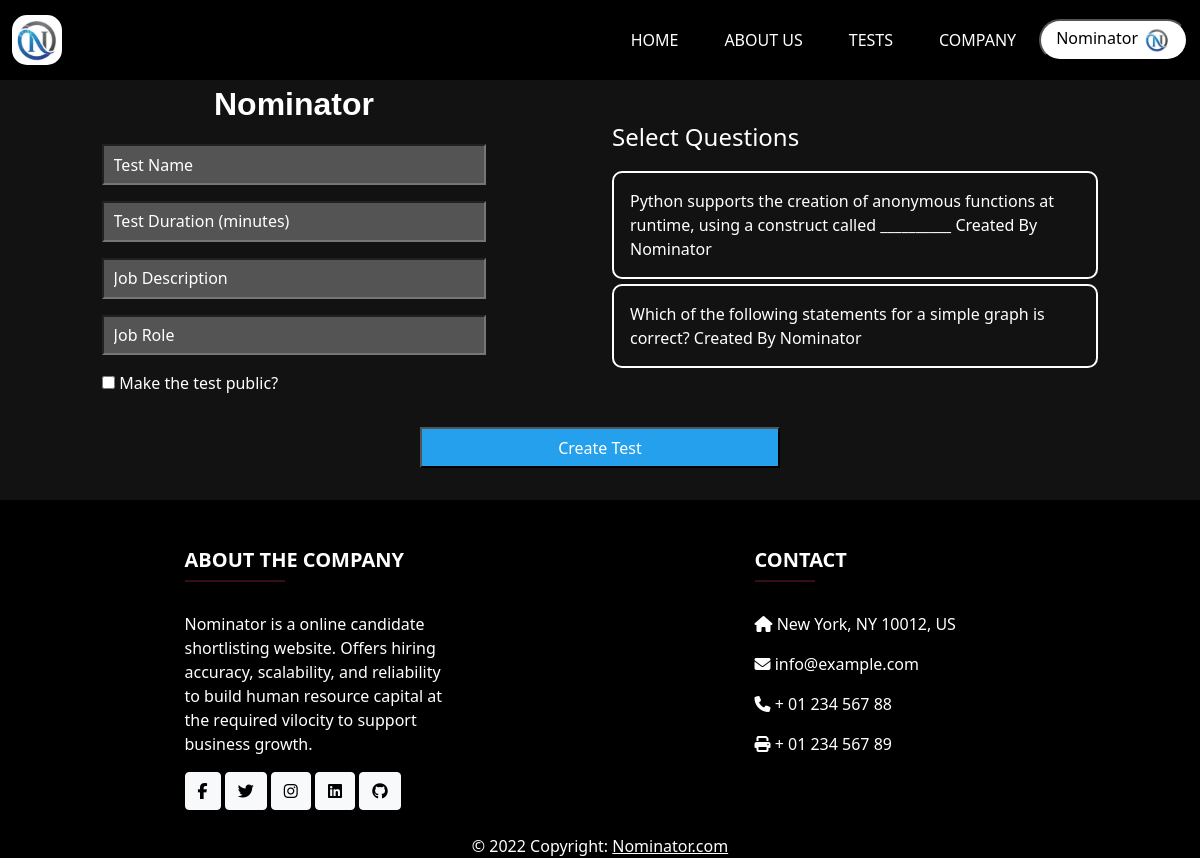
Page /create-test/1 (signed in) on the earlier database version.
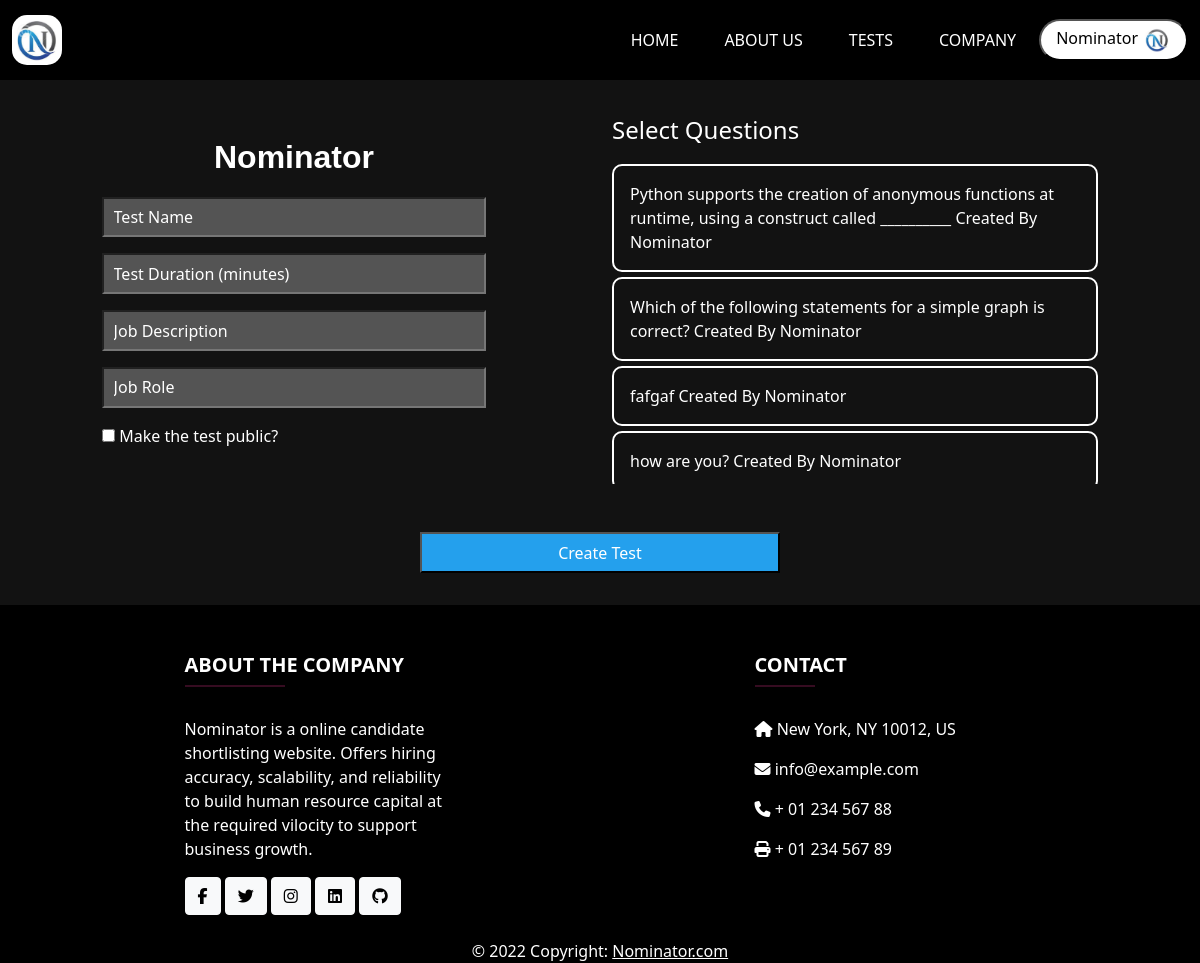
Same page on the later database version.
### models.py (models this page shows, shortened)
class Company(db.Model, UserMixin):
    username = db.Column(db.String(100), primary_key=True)
    email = db.Column(db.String(100), unique=True, nullable=False)
    password = db.Column(db.String(100), unique=True, nullable=False)
    company_name = db.Column(db.String(100), unique=True, nullable=False)
    website = db.Column(db.String(100), unique=True, nullable=False)
    desc = db.Column(db.String(10000), nullable=False)
    founder = db.Column(db.String(100), nullable=False)
    founded_on = db.Column(db.DateTime, nullable=False)
    company_logo = db.Column(db.String(200) , nullable = False)
    questions = db.relationship('TechnicalQuestion', backref='company', lazy=True)
    tests = db.relationship('TechnicalTest' , backref='company', lazy=True)

class TechnicalQuestion(db.Model):
    id = db.Column(db.Integer, primary_key=True)
    question = db.Column(db.String(2000), nullable=False)
    category = db.Column(db.String(500), nullable=False)
    owner_company = db.Column(db.String(100), db.ForeignKey("company.username"))
    difficulty = db.Column(db.Enum(Difficulty))
    option1 = db.Column(db.String(2000), nullable=False)
    option2 = db.Column(db.String(2000), nullable=False)
    option3 = db.Column(db.String(2000), nullable=False)
    correctoption = db.Column(db.String(2000), nullable=False)
    is_public = db.Column(db.Boolean, nullable=False)

### views.py (the view, shortened to what this page needs)
@app.route('/create-test/<test_id>', defaults = {'test_id': None} , methods=['GET', 'POST'])
@login_required
def create_test(test_id):
    if not test_id:
        company = Company.query.filter_by(username=current_user.username).first()
        public_question = TechnicalQuestion.query.filter_by(is_public=True , owner_company=current_user.username).all()
    return render_template ('createtest.html',company=company, public_question=public_question)

### app.py (called while the page is built)
@login_manager.user_loader
def load_user(username):
    user = Company.query.filter_by(username=username).first()
    if not user:
        user = Candidate.query.filter_by(username=username).first()
    return user

### templates/createtest.html (shortened to what this page needs)
{% extends 'base.html' %}
{% block css %}
<link rel="stylesheet" href="{{url_for('static', filename='css/createTest.css')}}">
{% endblock %}
{% block body %}
<div>
  <form class="create-test-form" method="POST" enctype="multipart/form-data">
    <div class="row create-test-row">
      <div class="col-lg-4 col-md-5 col-sm-10 col-10 create-test">
        <div class="txt-wel">{{company.username}} </div>
        <input type="text" class="input is-large" name="Testname" placeholder="Test Name" autofocus="" required>
        <input type="number" class="input is-large" name="duration" placeholder="Test Duration (minutes)" autofocus="" required>
        <input type="text" class="input is-large" name="job_description" placeholder="Job Description" autofocus="" required>
        <input type="text" class="input is-large" name="job_role" placeholder="Job Role" autofocus="" required>
        <div style="width: 100%;">
          <input type="checkbox" name="ispublic"> Make the test public?
        </div>
      </div>
      <div class="col-lg-5 col-md-6 col-sm-10 col-10 question-list">
        <div class="text-select">Select Questions</div>
        <ul class="ul-question">
          {% for publicquestion in public_question %}
            <li  class="d-flex checkbox-question-add">
              <label class="select-question" for="{{publicquestion.id}}">{{publicquestion.question}} Created By {{ publicquestion.owner_company}}</label>
            </li>
          {% endfor %}
        </ul>
      </div>
    </div>
    <button type="submit" class="create-test-btn">Create Test</button>
  </form>
</div>
{% endblock %}

### templates/base.html (shortened to what this page needs)
<!DOCTYPE html>
<html lang="en">
{% block css %}{% endblock %}
<head>
  <link href="https://cdn.jsdelivr.net/npm/bootstrap@5.0.2/dist/css/bootstrap.min.css" rel="stylesheet"
>
  <link rel="stylesheet" href="https://cdn.jsdelivr.net/npm/bootstrap-icons@1.9.1/font/bootstrap-icons.css">
  <link rel="stylesheet" type="text/css"
    href="https://cdnjs.cloudflare.com/ajax/libs/font-awesome/6.1.1/css/all.min.css">
</head>
<body class="d-flex flex-column min-vh-100">
  {% include 'navbar.html' %}
  {% block body %}{% endblock %}
  <div class="mt-auto">
    <footer class="text-center text-lg-start text-white" style="background-color: black">
      <section>
        <div class="container text-center text-md-start mt-5">
          <div class="row mt-3">
            <div class="col-md-6 col-lg-4 col-xl-3 mx-auto mb-4 col-sm-9">
              <h5 class="text-uppercase fw-bold">ABOUT THE COMPANY</h5>
              <hr class="mb-4 mt-0 d-inline-block mx-auto"
                style="width: 100px; background-color: #d63384; height: 2px" />
              <p>
                Nominator is a online candidate shortlisting website.
                Offers hiring accuracy, scalability, and reliability to build human resource capital
                at the required vilocity to support business growth.
              </p>
              <a href="#" type="button" class="btn btn-floating btn-light">
                <i class="fab fa-facebook-f"></i>
              </a>
              <a href="#" type="button" class="btn btn-floating btn-light">
                <i class="fab fa-twitter"></i>
              </a>
              <a href="#" type="button" class="btn btn-floating btn-light">
                <i class="fab fa-instagram"></i>
              </a>
              <a href="#" type="button" class="btn btn-floating btn-light">
                <i class="fab fa-linkedin"></i>
              </a>
              <a href="#" type="button" class="btn btn-floating btn-light">
                <i class="fab fa-github"></i>
              </a>
            </div>
            <div class="col-md-4 col-lg-3 col-xl-3 mx-auto mb-md-0 mb-4">
              <h5 class="text-uppercase fw-bold">Contact</h5>
              <hr class="mb-4 mt-0 d-inline-block mx-auto"
                style="width: 60px; background-color: #d63384; height: 2px" />
              <p><i class="fas fa-home mr-3"></i> New York, NY 10012, US</p>
              <p><i class="fas fa-envelope mr-3"></i> info@example.com</p>
              <p><i class="fas fa-phone mr-3"></i> + 01 234 567 88</p>
              <p><i class="fas fa-print mr-3"></i> + 01 234 567 89</p>
            </div>
          </div>
        </div>
      </section>
      <div class="text-center p-0" style="background-color: rgba(0, 0, 0, 0.2)">
        © 2022 Copyright:
        <a class="text-white" href="#">Nominator.com</a>
      </div>
    </footer>
  </div>
</body>
</html>

### templates/navbar.html (shortened to what this page needs)
{% block css %}
    <link rel="stylesheet" href="{{url_for('static', filename='css/navbar.css')}}">
{% endblock %}
<nav class="navbar sticky-top navbar-expand-md navbar-light bg-dark">
    <div class="container-fluid">
        <a href="/" class="navbar-brand">
            <img id="logo" src="{{url_for('static', filename='img/logo.png')}}" width="50" height="50" alt="CoolBrand">
        </a>
        <div class="collapse navbar-collapse" id="navbarCollapse">
            <div class="navbar-nav ms-auto">
                <a href="/" id="clickid1" class="nav-item nav-link">Home</a>
                <a href="/about" id="clickid2" class="nav-item nav-link">About Us</a>
                <a href="/tests" id="clickid3" class="nav-item nav-link">Tests</a>
                <a href="/company" id="clickid4" class="nav-item nav-link">Company</a>
                {% if current_user.is_authenticated %}
                {% if user_class == 'company' %}
                <div class="profile-div">
                    <button class="btn-profile nav-item" onclick="showDropdown()">
                        {{current_user.company_name}}<img src="/uploads/ProfilePic/{{ company_logo }}" class="pro-pic" alt="Profile Picture" >
                    </button>
                </div>
                {% endif %}
                {% endif %}
            </div>
        </div>
    </div>
</nav>

### static/css/createTest.css (style rules this page uses)
.txt-wel { font-size: 2rem; font-family: Arial, Helvetica, sans-serif; font-weight: bold; }
.text-select { font-size: 1.5rem; margin-top: 2rem; }
.create-test-form { display: flex; flex-direction: column; align-items: center; }
.create-test-row { display: flex; align-items: center; justify-content: space-evenly; }
.create-test { display: flex; flex-direction: column; justify-content: space-between; align-items: center; row-gap: 1rem; }
.question-list { display: flex; flex-direction: column; justify-content: center; row-gap: 1rem; }
.input { width: 100%; background-color: #545454; padding: 0.4rem 0.6rem; color: white; }
input::placeholder { color: white; opacity: 1; }
.ul-question { list-style: none; max-height: 40vh; overflow-y: scroll; padding: 0; }
.checkbox-question-add { border: 2px solid white; border-radius: 10px; margin-bottom: 0.3rem; }
.select-question { height: 100%; width: 100%; padding: 1rem; border-radius: 10px; cursor: pointer; }
.create-test-btn { width: 30%; background-color: #24a0ed; color: white; padding: 0.4rem 0; margin: 2rem 0; }

### static/css/navbar.css (style rules this page uses)
body { background-color: #121212; color: white; }
#logo { border-radius: 15px; }
.navbar { background-color: black !important; }
.nav-link { color: white !important; text-transform: uppercase; margin: 0 15px; display: inline-block; position: relative; }
.nav-link:after { content: ''; position: absolute; width: 100%; transform: scaleX(0); height: 3px; bottom: 0; left: 0; background-color: #d63384; transform-origin: bottom right; transition: transform 0.50s ease-out; }
.navbar-nav { align-items: center; margin: 1% 0; }
.pro-pic { width: 28px; height: 28px; margin-left: 5px; border-radius: 50%; }
.btn-profile { border-radius: 40px; background-color: white ; color: black; padding: 5px 15px; }

Differences in the rows shown:
added TechnicalQuestion: question "fafgaf", owner_company "Nominator"
added TechnicalQuestion: question "how are you?", owner_company "Nominator"
